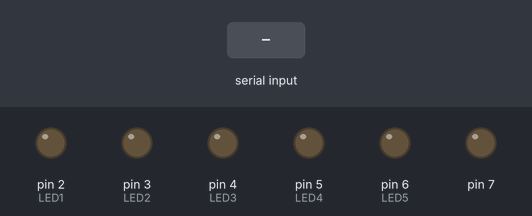
Recording of a sketch running on a simulated Arduino Uno, built with avr-gcc and run on an emulated ATmega328P. Parts: output pins drawn as LEDs (lit = HIGH). Inputs (shaded band) come from the test bench.

Above: at 1.2 s.
1.3 s: "90,45\n" received over Serial
At 1.6 s:
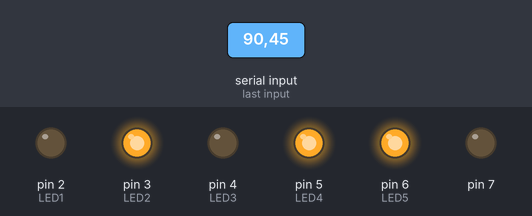
2.8 s: "30,150\n" received over Serial
At 4.0 s:
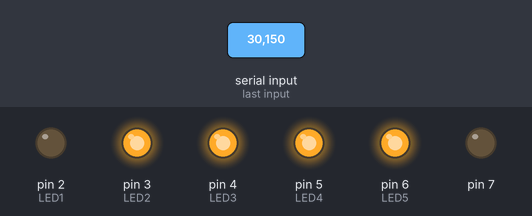
4.3 s: "5\n" received over Serial
At 5.0 s:
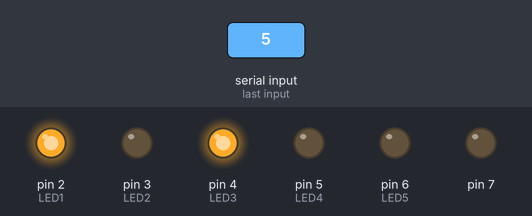
5.8 s: "200\n" received over Serial
At 6.2 s:
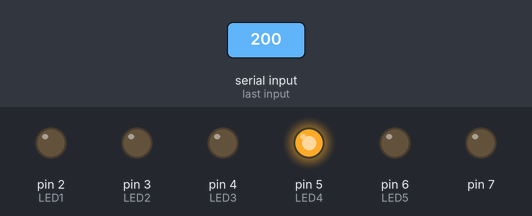
7.3 s: "90\n" received over Serial
At 8.5 s:
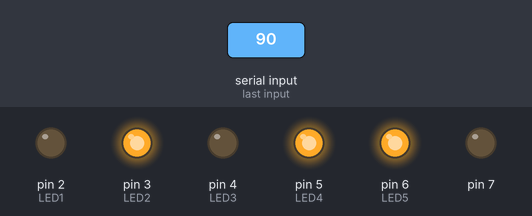
8.8 s: "a90\n" received over Serial
At 9.7 s:
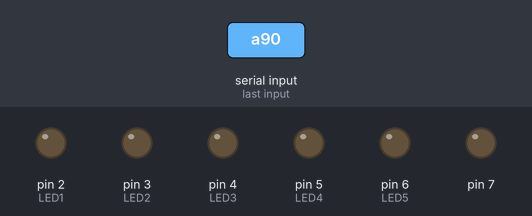
Timing chart, 0 to 11.3 s (numbered marks = the images above; inputs shaded):
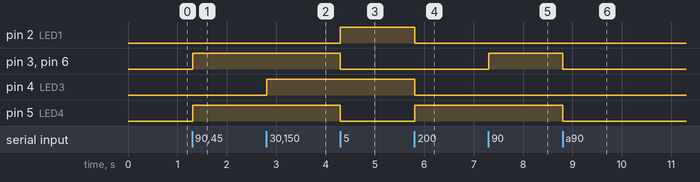

The sketch:

Exercise_Read_from_serial_monitor.ino
```cpp
#define LED1 2
#define LED2 3
#define LED3 4
#define LED4 5
#define LED5 6
#define LED6 7
#define LED7 0
#define LED8 1

char letter;
String number;

void setup() {
  Serial.begin(9600);
  pinMode(LED1,OUTPUT);
  pinMode(LED2,OUTPUT);
  pinMode(LED3,OUTPUT);
  pinMode(LED4,OUTPUT);
  pinMode(LED5,OUTPUT);
  pinMode(0,OUTPUT);
  pinMode(1,OUTPUT);
  pinMode(7,OUTPUT);
}

void readLetter(){
  letter=Serial.read();
}

void setLED(int l1, int l2, int l3, int l4, int l5){
  digitalWrite(LED1,l1);
  digitalWrite(LED2,l2);
  digitalWrite(LED3,l3);
  digitalWrite(LED4,l4);
  digitalWrite(LED5,l5);
}

void ledControl(){
  switch(letter){

    case 'a':
    setLED(1,1,1,1,1);
    break;

    case 'b':
    setLED(1,1,1,1,1);
    break;

    case 'c':
    setLED(1,1,1,1,1);
    break;

    case 'd':
    setLED(1,1,1,1,1);
    break;

    case 'e':
    setLED(1,1,1,1,1);
    break;

    default:
    setLED(0,0,0,0,0);
    break;
  }
}
/*
void convertDecToBinary(){
  int valA=number;
  int valB;
  int[2] binaryNumber;
  while(ValA>0){
    valB=valA%2;
    if(valB==1)
  }
}
*/

void readNumber(){
  number=Serial.readStringUntil('\n');
}

void numberLightShow(){
  int cNumber=number.toInt()*4;
  PORTD=cNumber;
}

void loop() {
  if(Serial.available()>0){
    //readLetter();
    //ledControl();
    readNumber();
    numberLightShow();

  }

}
```

Measured:
- after the input at 1.3 s, pin 3 (LED2), pin 5 (LED4), pin 6 (LED5): LOW → HIGH at once
- after the input at 2.8 s, pin 4 (LED3): LOW → HIGH at once
- after the input at 4.3 s, pin 2 (LED1): LOW → HIGH at once; pin 3 (LED2), pin 5 (LED4), pin 6 (LED5): HIGH → LOW at once
- after the input at 5.8 s, pin 2 (LED1), pin 4 (LED3): HIGH → LOW at once; pin 5 (LED4): LOW → HIGH at once
- after the input at 7.3 s, pin 3 (LED2), pin 6 (LED5): LOW → HIGH at once
- after the input at 8.8 s, pin 3 (LED2), pin 5 (LED4), pin 6 (LED5): HIGH → LOW at once
